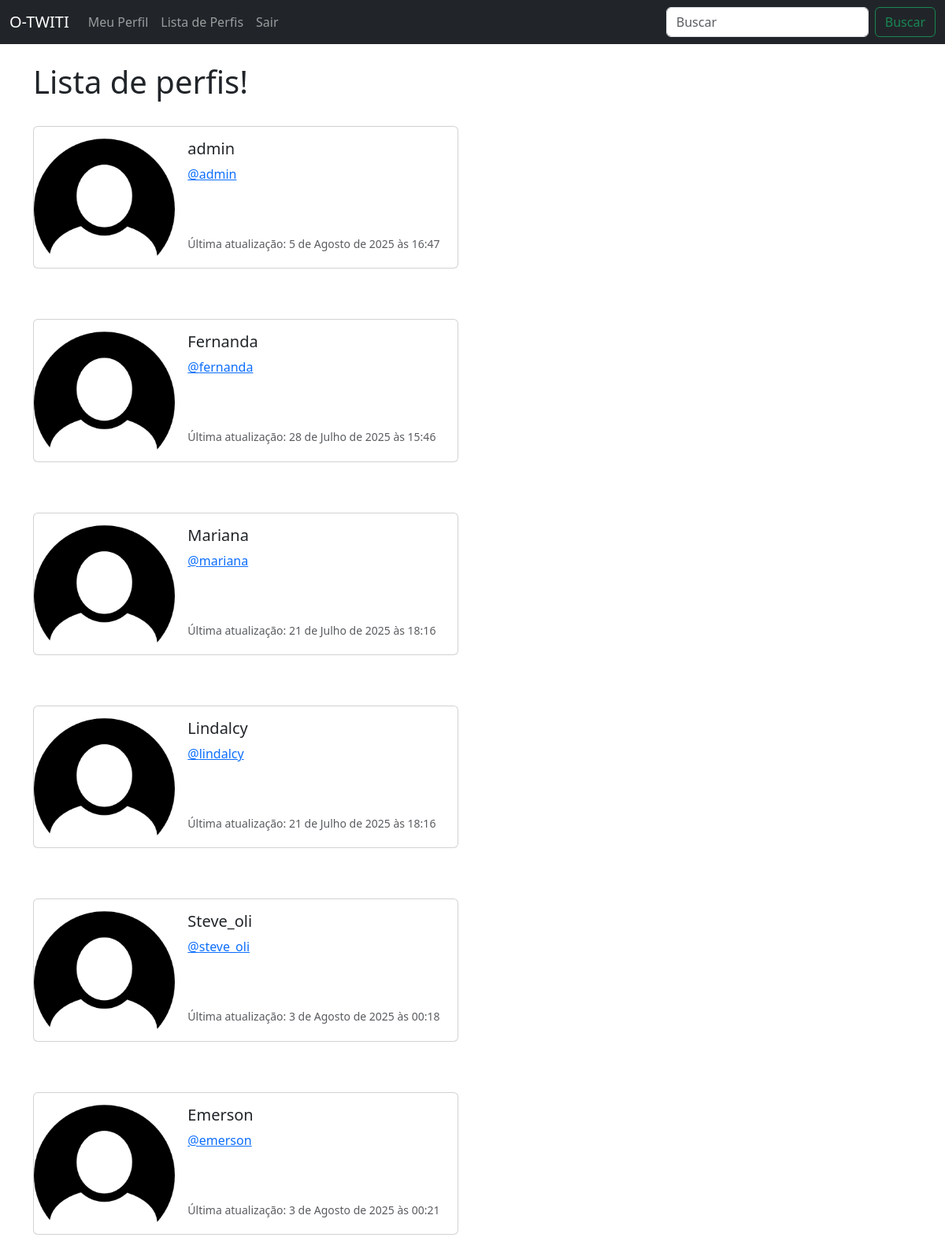
The app's page /profile_list/ (signed in), older data.
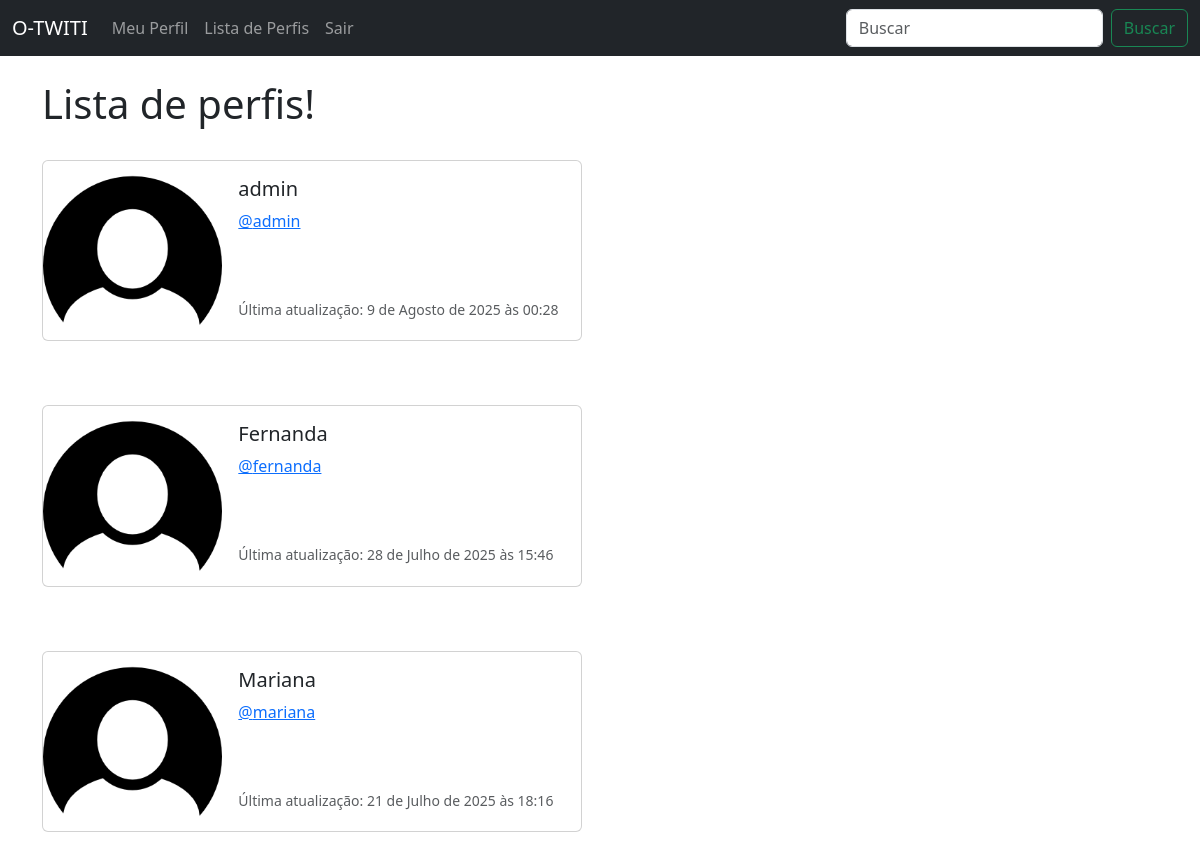
The same page, newer data.
### musker/models.py (models this page shows, shortened)
class UserProfile(models.Model):
    user = models.OneToOneField(User, on_delete=models.CASCADE)
    follows = models.ManyToManyField("self", related_name="followed_by", symmetrical=False, blank=True)
    date_modified = models.DateTimeField(User, auto_now=True)
    profile_image = models.ImageField(upload_to='images/', blank=True, null=True)

### musker/views.py (the view)
# urls.py: path('profile_list/', views.profile_list, name='profile_list'),
def profile_list(request):
    if request.user.is_authenticated:
        profiles = UserProfile.objects.exclude(user=request.user)
        return render(request, 'profile_list.html', {"profiles": profiles})
    else:
        messages.success(request, ("Você precisa estar logado para visualizar esta página."))
        return redirect('home')

### musker/templates/profile_list.html
{% extends "base.html" %}
{% load static %}
{% block content %}
    <h1>Lista de perfis!</h1>
<br />
{% if profiles %}
    {% for profile in profiles %}
    <div class="card mb-3" style="max-width: 540px;">
        <div class="row g-0">
            <div class="col-md-4">
                <img src="{% static 'images/FotoDePefil.png' %}" class="img-fluid rounded-start" alt="Foto de perfil">
            </div>
            <div class="col-md-8">
            <div class="card-body">
                <h5 class="card-title">{{ profile.user.username }}</h5>
                <p class="card-text"><a href="{% url 'profile' profile.user.id %}">@{{ profile.user.username|lower }}</a></p> <br/><br/>
                <p class="card-text"><small class="text-body-secondary">Última atualização: {{ profile.date_modified }}</small></p>
            </div>
            </div>
        </div>
    </div>
    <br/> <br/>
    {% endfor %}
{% endif  %}
{% endblock %}

### musker/templates/base.html (shortened to what this page needs)
<!doctype html>
<html lang="pt-br">
<head>
    <link href="https://cdn.jsdelivr.net/npm/bootstrap@5.3.7/dist/css/bootstrap.min.css" rel="stylesheet">
</head>
<body>
    {% include "navBar.html" %}
    <div class="container">
        <br />
        {% block content %}
        {% endblock %}
    </div>
</body>
</html>

### musker/templates/navBar.html (shortened to what this page needs)
<nav class="navbar navbar-expand-lg bg-dark navbar-dark">
    <div class="container-fluid">
            <a class="navbar-brand" href="{% url 'home' %}">O-TWITI</a>
        <div class="collapse navbar-collapse" id="navbarSupportedContent">
            <ul class="navbar-nav me-auto mb-2 mb-lg-0">
                {% if user.is_authenticated %}
                <li class="nav-item">
                    <a class="nav-link" href="{% url 'profile' request.user.id %}">Meu Perfil</a>
                </li>
                <li class="nav-item">
                    <a class="nav-link" href="{% url 'profile_list' %}">Lista de Perfis</a>
                </li>
                <li class="nav-item">
                    <a class="nav-link" href="{% url 'logout' %}">Sair</a>
                </li>
                {% endif %}
            </ul>
            <form class="d-flex" role="search">
                <input class="form-control me-2" type="search" placeholder="Buscar" aria-label="Search"/>
                <button class="btn btn-outline-success" type="submit">Buscar</button>
            </form>
        </div>
    </div>
    </nav>

Row changes from the older to the newer data that the page shows:
removed UserProfile: user.username "Lindalcy", user.username "lindalcy", date_modified "21 de Julho de 2025 às 18:16"
removed UserProfile: user.username "Steve_oli", user.username "steve_oli", date_modified "3 de Agosto de 2025 às 00:18"
removed UserProfile: user.username "Emerson", user.username "emerson", date_modified "3 de Agosto de 2025 às 00:21"
changed UserProfile "admin": date_modified "5 de Agosto de 2025 às 16:47" → "9 de Agosto de 2025 às 00:28"
